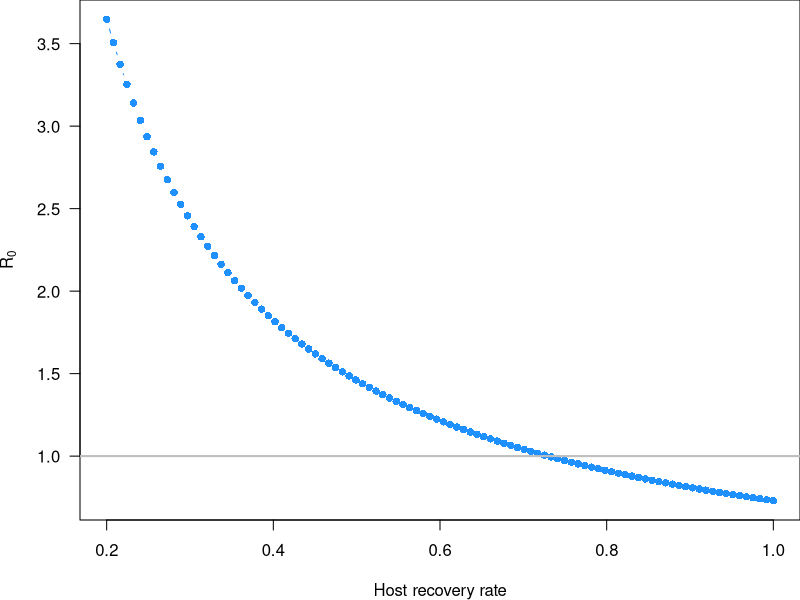
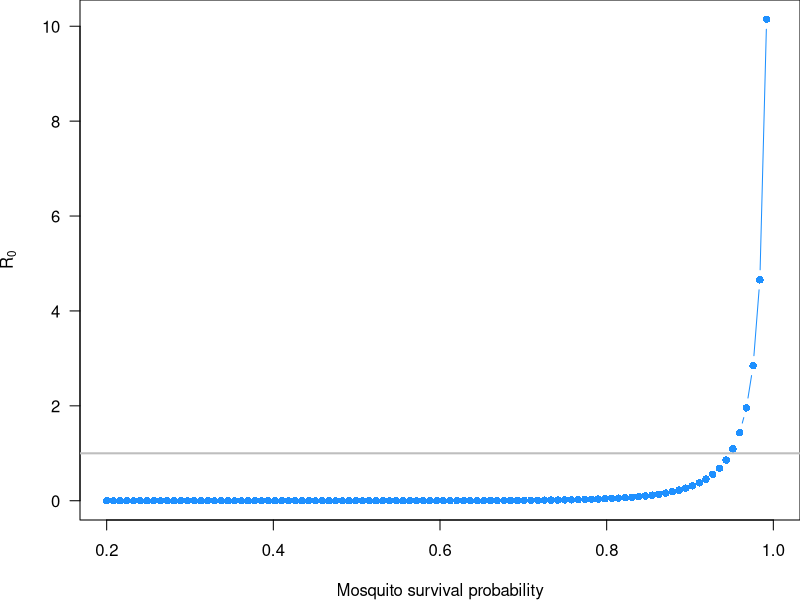
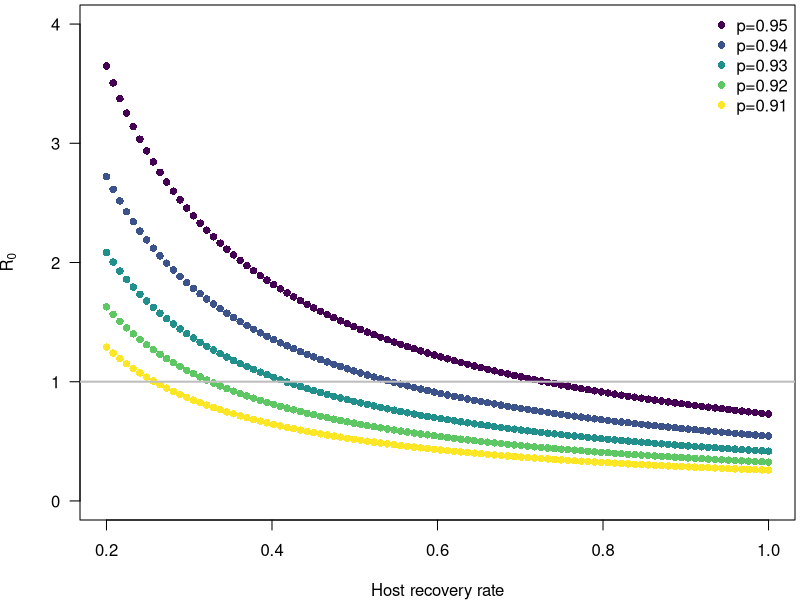

Source code (R) for these figures, in order:
## ---- chunk 1
knitr::opts_chunk$set(warning = FALSE, message = FALSE) 
## ---- chunk 2

R0 <- function(Nv, Nh, a, bH, bV, p, r){
  (Nv*(a**2)*bH*bV*(p**Nv)) / (Nh*r *(-log(p)))
}

R0(Nv=10, Nh=10, a=0.5, bH=0.5, bV=0.5, p=0.95, r=0.1)

## ---- chunk 3
par(mar=c(4,4,0,0))
plot(y=R0(Nv=10, Nh=10, a=0.5, bH=0.5, bV=0.5, p=0.95, r=seq(0.2, 1, length.out=100)), 
  x=seq(0.2, 1, length.out=100), las=1,
  xlab='Host recovery rate', ylab=expression(R[0]), type='b', pch=16, col='dodgerblue')
abline(h=1, lwd=2, col='grey')

## ---- chunk 4
par(mar=c(4,4,0,0))
plot(y=R0(Nv=10, Nh=10, a=0.5, bH=0.5, bV=0.5, p=seq(0.2, 1, length.out=100), r=0.7), 
  x=seq(0.2, 1, length.out=100), las=1,
  xlab='Mosquito survival probability', ylab=expression(R[0]), type='b', pch=16, col='dodgerblue')
abline(h=1, lwd=2, col='grey')

## ---- chunk 5

colz <- viridis::viridis(5)
par(mar=c(4,4,0.25,0.25))
plot(y=R0(Nv=10, Nh=10, a=0.5, bH=0.5, bV=0.5, p=0.95, r=seq(0.2, 1, length.out=100)), 
  x=seq(0.2, 1, length.out=100), las=1, ylim=c(0,4),
  xlab='Host recovery rate', ylab=expression(R[0]), type='b', pch=16, col=colz[1])
lines(y=R0(Nv=10, Nh=10, a=0.5, bH=0.5, bV=0.5, p=0.94, r=seq(0.2, 1, length.out=100)), 
  x=seq(0.2, 1, length.out=100),
  type='b', pch=16, col=colz[2])
lines(y=R0(Nv=10, Nh=10, a=0.5, bH=0.5, bV=0.5, p=0.93, r=seq(0.2, 1, length.out=100)), 
  x=seq(0.2, 1, length.out=100),
  type='b', pch=16, col=colz[3])
lines(y=R0(Nv=10, Nh=10, a=0.5, bH=0.5, bV=0.5, p=0.92, r=seq(0.2, 1, length.out=100)), 
  x=seq(0.2, 1, length.out=100),
  type='b', pch=16, col=colz[4])
lines(y=R0(Nv=10, Nh=10, a=0.5, bH=0.5, bV=0.5, p=0.91, r=seq(0.2, 1, length.out=100)), 
  x=seq(0.2, 1, length.out=100),
  type='b', pch=16, col=colz[5])

abline(h=1, lwd=2, col='grey')

legend('topright', c('p=0.95', 'p=0.94', 'p=0.93', 'p=0.92', 'p=0.91'), 
  col=colz, pch=16, bty='n')

